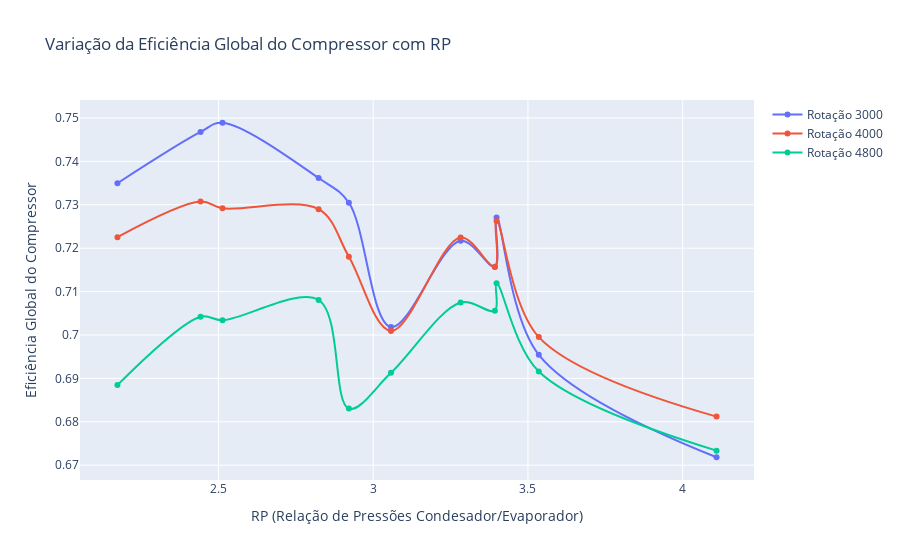

Here is the notebook cell this chart was saved with:
### Code cell
# Plotando a Variação da Eficiência Volumétrica
fig_v = go.Figure()

fig_v.add_trace(go.Scatter(x=target_data[target_data['Rot']==3000]['RP'],
                           y=target_data[target_data['Rot']==3000]['eta_g'],
                           hovertemplate=None,
                           line_shape='spline',name='Rotação 3000'))

fig_v.add_trace(go.Scatter(x=target_data[target_data['Rot']==4000]['RP'],
                           y=target_data[target_data['Rot']==4000]['eta_g'],
                           hovertemplate=None,
                           line_shape='spline',name='Rotação 4000'))

fig_v.add_trace(go.Scatter(x=target_data[target_data['Rot']==4800]['RP'],
                           y=target_data[target_data['Rot']==4800]['eta_g'],
                           hovertemplate=None,
                           line_shape='spline',name='Rotação 4800'))

fig_v.update_layout(title='Variação da Eficiência Global do Compressor com RP',
                   xaxis_title='RP (Relação de Pressões Condesador/Evaporador)',
                   yaxis_title='Eficiência Global do Compressor',hovermode='x')

fig_v.update_layout(
    hoverlabel=dict( 
        font_size=16))
   
fig_v.show()

### Figure 1 — Plotly figure (JSON) as saved in the notebook; plotly's stock layout.template omitted (floating-point values rounded to 4 significant figures)
{"data": [{"line": {"shape": "spline"}, "name": "Rotação 3000", "type": "scatter", "x": [2.173, 2.442, 2.513, 2.824, 2.921, 3.057, 3.282, 3.393, 3.398, 3.535, 4.109], "y": [0.735, 0.7468, 0.7489, 0.7362, 0.7305, 0.7018, 0.7217, 0.7157, 0.7271, 0.6954, 0.6718]}, {"line": {"shape": "spline"}, "name": "Rotação 4000", "type": "scatter", "x": [2.173, 2.442, 2.513, 2.824, 2.921, 3.057, 3.282, 3.393, 3.398, 3.535, 4.109], "y": [0.7225, 0.7308, 0.7292, 0.729, 0.718, 0.7009, 0.7225, 0.7157, 0.7263, 0.6995, 0.6812]}, {"line": {"shape": "spline"}, "name": "Rotação 4800", "type": "scatter", "x": [2.173, 2.442, 2.513, 2.824, 2.921, 3.057, 3.282, 3.393, 3.398, 3.535, 4.109], "y": [0.6884, 0.7042, 0.7034, 0.7081, 0.683, 0.6913, 0.7075, 0.7056, 0.7119, 0.6916, 0.6734]}], "layout": {"hoverlabel": {"font": {"size": 16}}, "hovermode": "x", "title": {"text": "Variação da Eficiência Global do Compressor com RP"}, "xaxis": {"title": {"text": "RP (Relação de Pressões Condesador/Evaporador)"}}, "yaxis": {"title": {"text": "Eficiência Global do Compressor"}}}}
